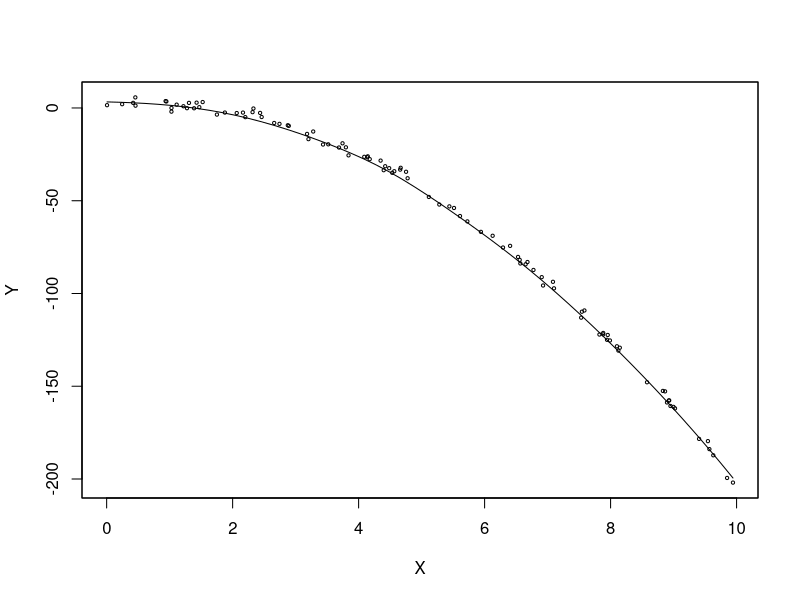
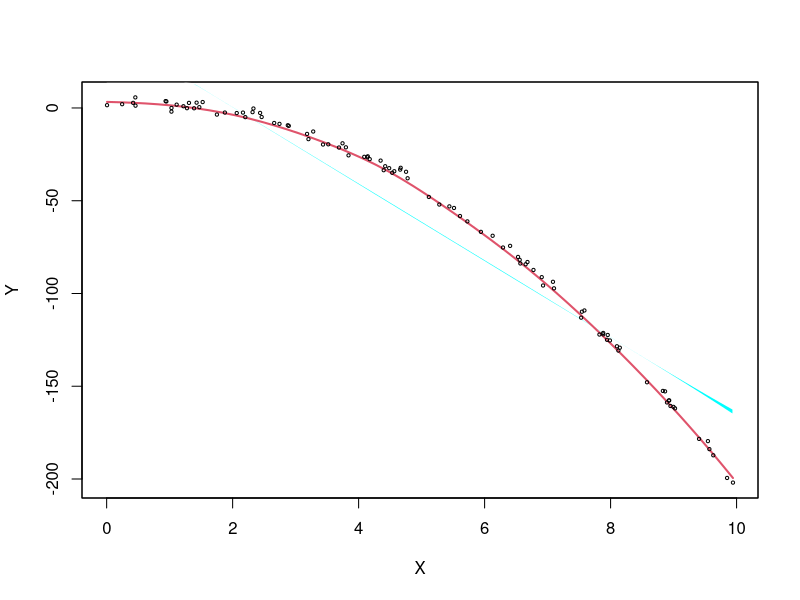
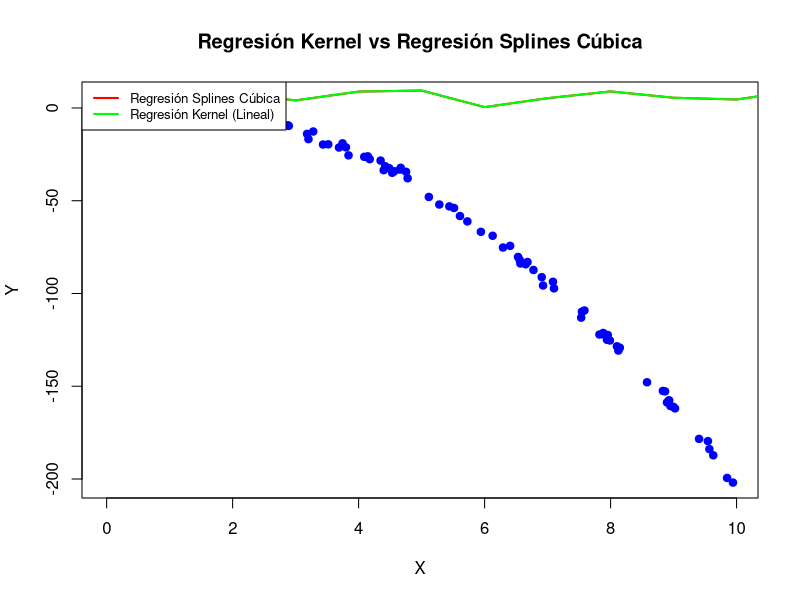

The R script that drew these images, in order:
# Establecer una semilla para la reproducibilidad
set.seed(123)
library(sm)

# Generar datos de entrada X de forma aleatoria
X <- runif(100, 0, 10)

# Generar la variable de respuesta Y con una relación cuadrática y errores normales
beta0 <- 2  # Término constante
beta1 <- 2.5  # Coeficiente lineal
beta2 <- -2.3  # Coeficiente cuadrático

# Generar Y con una relación cuadrática y errores normales
Y <- beta0 + beta1 * X + beta2 * X^2 + rnorm(100, mean = 0, sd = 2)

# Ajustar una regresión spline
spline_model <- sm.regression(x = X, y = Y, poly.index = 3)

# Resumen del modelo
summary(spline_model)

# Ajustar una regresión kernel
kernel_model <- sm.regression(x = X, y = Y, model = "linear", ylab = "Y", main = "Linealidad", xlab = "X", col = 2, lwd = 2)

# Crear un gráfico de dispersión
plot(X, Y, col = "blue", pch = 19, xlab = "X", ylab = "Y", main = "Regresión Kernel vs Regresión Splines Cúbica")

# Agregar la curva estimada de splines penalizados en rojo
lines(X, fitted(spline_model), col = "red", lwd = 2)

# Agregar la curva estimada de regresión kernel en verde
lines(X, fitted(kernel_model), col = "green", lwd = 2)

# Crear una leyenda
legend("topleft", legend = c("Regresión Splines Cúbica", "Regresión Kernel (Lineal)"), col = c("red", "green"), lwd = 2, cex = 0.8)

# Mostrar el gráfico
